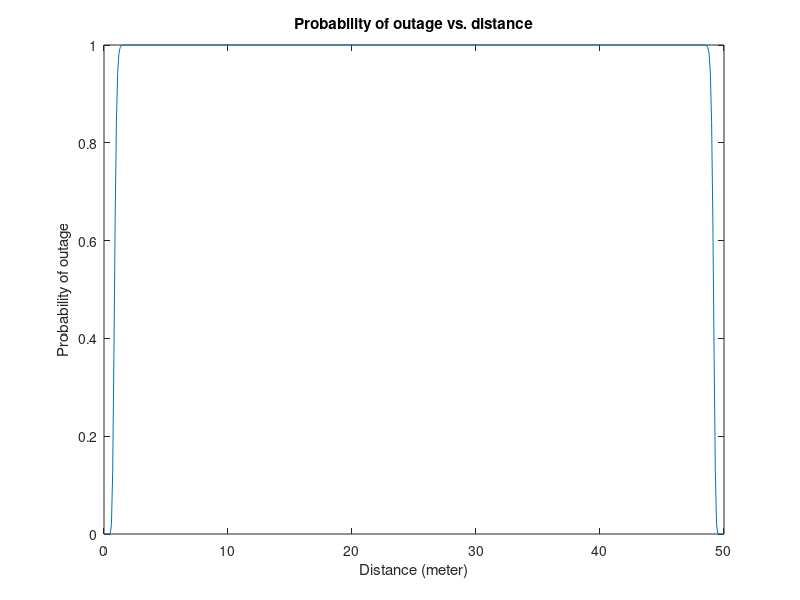
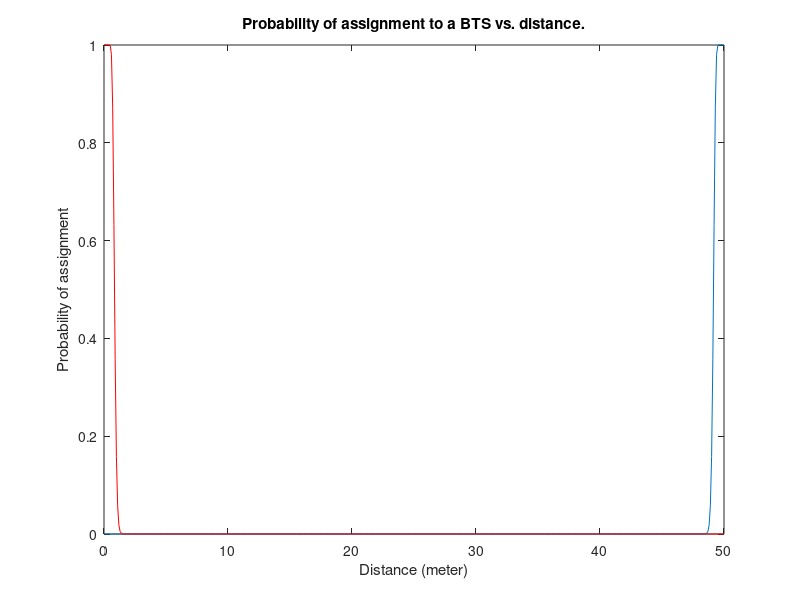
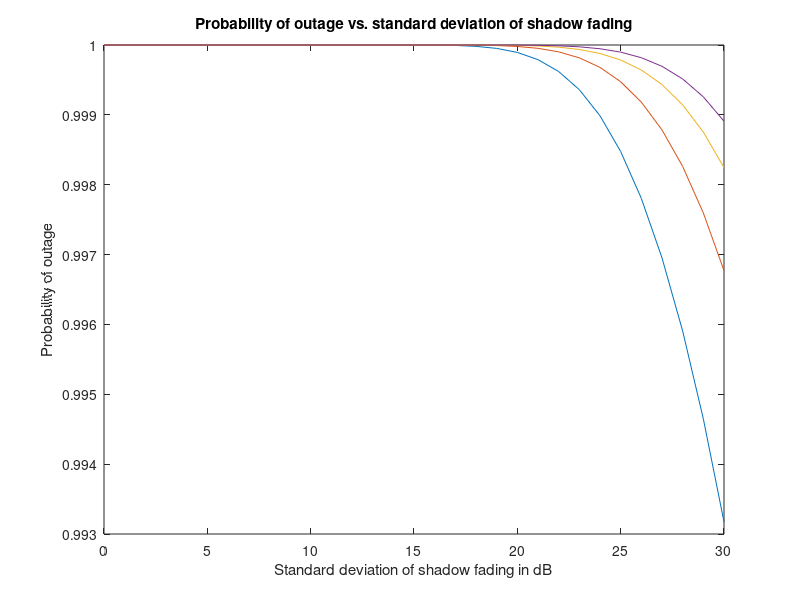

MATLAB code to generate these figures, in order:
clc
clear all
close all

d=0:0.1:50; % Distance of MS from BTS
D=50; % Seperation between BTS1 & BTS2
k1=0;
k2=30;

u1=k1-(k2*log(d)); %Mean 
u2=k1-(k2*log(D-d));

Prmin=input('ENTER Minimum value of Received Power in dB(Prmin) : ');
Prho=input('ENTER Absolute value of received power required for Handoff in dB(Prho) : ');
sigma=input('ENTER Standard deviation of shadow fading (sigma) in dB : ');

Pout=qfunc((u1-Prmin)/sigma).*qfunc((u2-Prmin)/sigma); % Probablity of Outage
plot(d,Pout);
xlabel('Distance (meter)');
ylabel('Probability of outage');
title('Probability of outage vs. distance');


Passg1=qfunc((u1-Prho)/sigma).*qfunc((Prmin-u2)/sigma); % Probability of assignment to BTS1
Passg2=qfunc((u2-Prho)/sigma).*qfunc((Prmin-u1)/sigma); % Probability of assignment to BTS2
figure(2)
plot(d,Passg1);
xlabel('Distance (meter)');
ylabel('Probability of assignment');
title('Probability of assignment to a BTS vs. distance.');
hold on;
plot(d,Passg2,'r');



d=[10 13 16 19];
u1=k1-(k2*log(d));
u2=k1-(k2*log(D-d));
sigma=0:30;

for i=1:4
Pout=qfunc((u1(i)-Prmin)./sigma).*qfunc((u2(i)-Prmin)./sigma);
figure(3)
plot(sigma,Pout);
hold on;
end

xlabel('Standard deviation of shadow fading in dB');
ylabel('Probability of outage');
title('Probability of outage vs. standard deviation of shadow fading');
